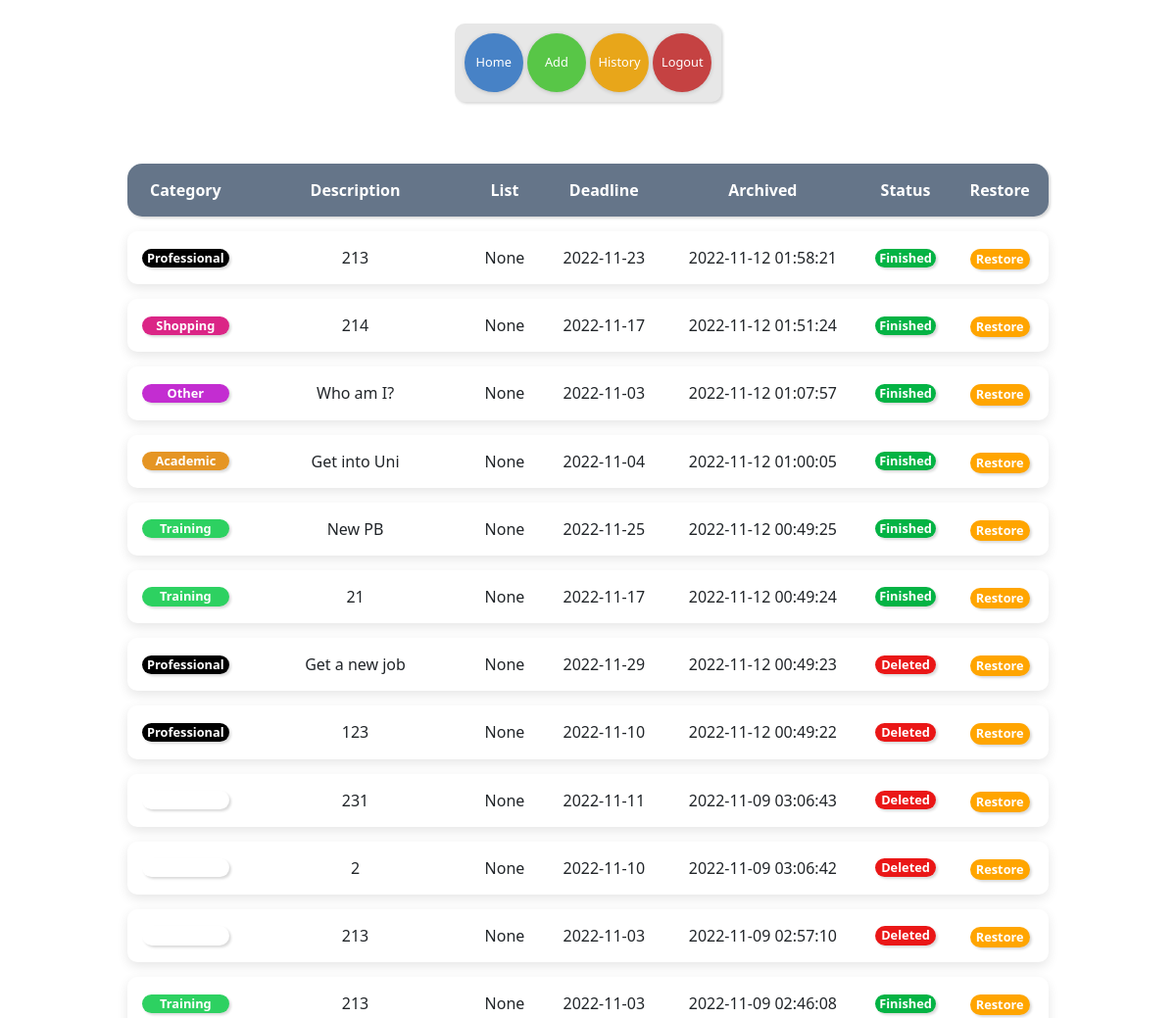
The app's page /history (signed in, upper part), older data.
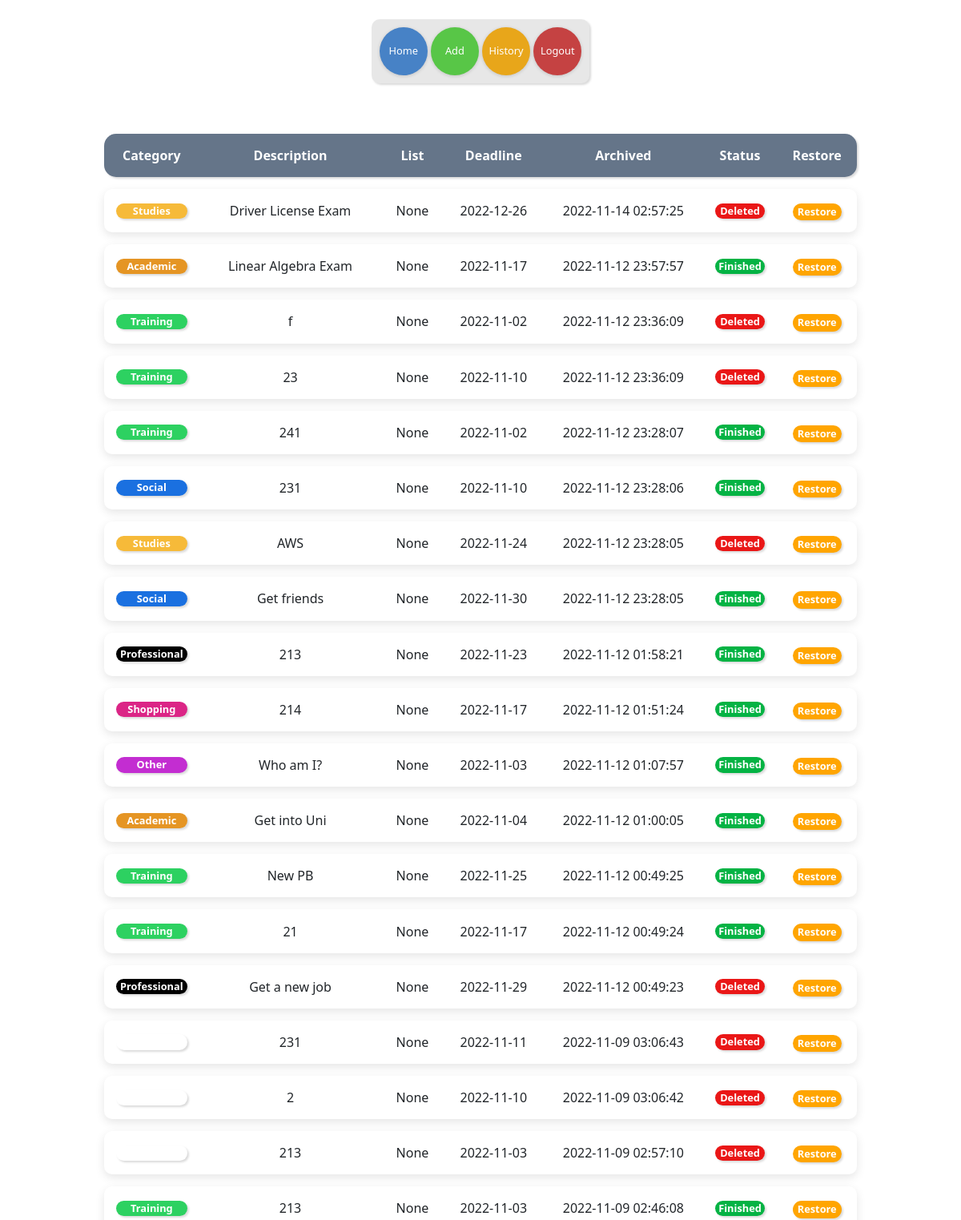
The same page, newer data.
### tables this page shows
CREATE TABLE history (id INTEGER, categories TEXT, description TEXT, date TEXT, dateefin text, how TEXT, list TEXT, FOREIGN KEY (id) REFERENCES users (id));

### app.py (the view)
@app.route("/history", methods=["GET"])
@login_required
def history():
    userid = session["user_id"]
    data = cursor.execute(
        "SELECT * FROM history WHERE id = ? ORDER BY dateefin DESC", [userid]
    )
    data = cursor.fetchall()
    return render_template("history.html", data=data)

### app.py (called while the page is built)
@app.after_request
def after_request(response):
    response.headers["Cache-Control"] = "no-cache, no-store, must-revalidate"
    response.headers["Expires"] = 0
    response.headers["Pragma"] = "no-cache"
    return response

### helpers.py (called while the page is built)
def login_required(f):
    @wraps(f)
    def decorated_function(*args, **kwargs):
        if session.get("user_id") is None:
            return redirect("/login")
        return f(*args, **kwargs)
    return decorated_function

### templates/history.html (shortened to what this page needs)
{% extends "layout.html" %}
{% block main %}
<div class="tableContainer">
<table >
    <thead >
        <tr>
            <th>Category</th>
            <th>Description</th>
            <th>List</th>
            <th>Deadline</th>
            <th>Archived</th>
            <th>Status</th>
            <th>Restore</th>
        </tr>
    </thead>
        <tbody>
            {% for key in data %}
            <tr>
                <td >
                    <div class={{ key.categories }}>
                    {{ key.categories }}
                </div>
                </td>
                <td>
                    {{ key.description }}
                </td>
                <td>
                    {{ key.list }}
                </td>
                <td>
                    {{ key.date }}
                </td>
                <td>
                    {{ key.dateefin }}
                </td>
                <td>
                    <div class="{{ key.how }}">
                    {{ key.how }}
                </div>
                </td>
                <td >
                    <button id="restore" value="{{key.description}}">Restore</button>
                </td>
            </tr>
            {% endfor %}
        </tbody>
</table>
</div>
{% endblock %}

Row changes from the older to the newer data that the page shows:
removed history: categories "Professional", description "123", list "None", date "2022-11-10", dateefin "2022-11-12 00:49:22", how "Deleted"
added history: categories "Studies", description "Driver License Exam", list "None", date "2022-12-26", dateefin "2022-11-14 02:57:25", how "Deleted"
added history: categories "Academic", description "Linear Algebra Exam", list "None", date "2022-11-17", dateefin "2022-11-12 23:57:57", how "Finished"
added history: categories "Training", description "f", list "None", date "2022-11-02", dateefin "2022-11-12 23:36:09", how "Deleted"
added history: categories "Training", description "23", list "None", date "2022-11-10", dateefin "2022-11-12 23:36:09", how "Deleted"
added history: categories "Training", description "241", list "None", date "2022-11-02", dateefin "2022-11-12 23:28:07", how "Finished"
added history: categories "Social", description "231", list "None", date "2022-11-10", dateefin "2022-11-12 23:28:06", how "Finished"
added history: categories "Studies", description "AWS", list "None", date "2022-11-24", dateefin "2022-11-12 23:28:05", how "Deleted"
added history: categories "Social", description "Get friends", list "None", date "2022-11-30", dateefin "2022-11-12 23:28:05", how "Finished"
